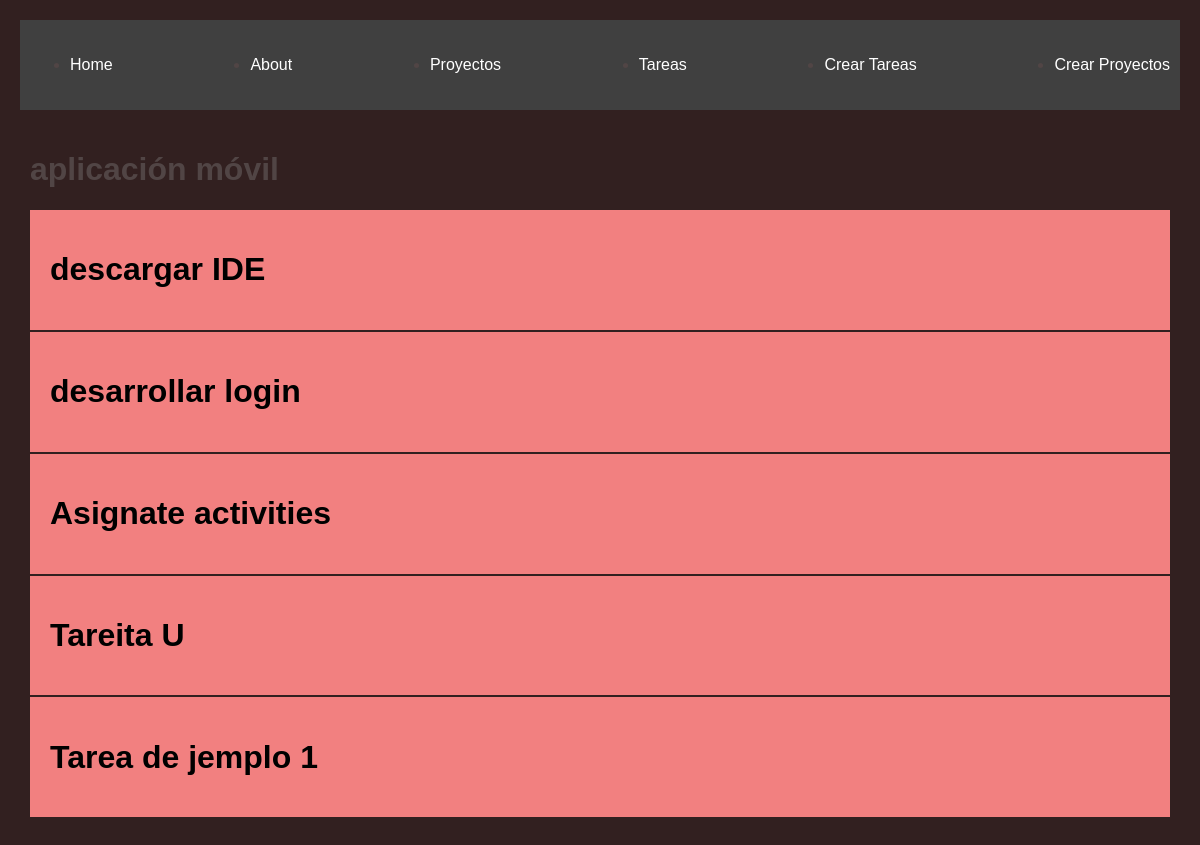
/projects/1, run on the app's committed database.
### myapp/models.py (models this page shows, shortened)
class Project(models.Model):
    name = models.CharField(max_length=200)
    def __str__(self):
        return self.name

class Tasks(models.Model):
    titulo = models.CharField(max_length=200)
    descripcion = models.TextField(max_length=200)
    project = models.ForeignKey(Project, on_delete=models.CASCADE)
    done = models.BooleanField(default = False)

### myapp/views.py (the view)
# urls.py: path('projects/<int:id>', views.project_detail, name='project_detail'),
def project_detail(request, id):
    project = get_object_or_404(Project, id=id)
    tasks = Tasks.objects.filter(project_id=id)
    return render(request, 'projects/project_detail.html',
        {
            'project': project,
            'tasks': tasks
        }
    )

### myapp/templates/projects/project_detail.html
{% extends 'layouts/base.html' %}
{% block contenido %}
<h1>{{ project }}</h1>
{% for task in tasks %}
<div class="card">
    <h1>{{ task.titulo }}</h1>
</div>
{% endfor %}
{% endblock %}

### myapp/static/styles/main.css (style rules this page uses)
body { background-color: #322020; color: #514545; font-family: Arial, sans-serif; margin: 0; padding: 20px; }
.card { padding: 10px; color: black; padding: 20px; background: #f28080; margin-bottom: 2px; }

### data on the page
Project: name "aplicación móvil"
Tasks: titulo "descargar IDE"
Tasks: titulo "desarrollar login"
Tasks: titulo "Asignate activities"
Tasks: titulo "Tareita U"
Tasks: titulo "Tarea de jemplo 1"
